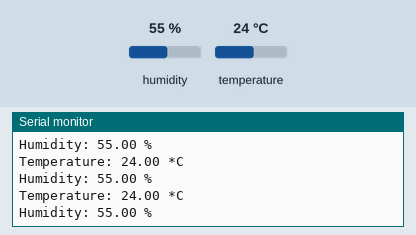
Recording of a sketch running on a simulated ESP8266 (NodeMCU). Shown: the last lines printed to the serial monitor. Inputs (shaded band) come from the test bench; at power-on: humidity 55 %, temperature 24 °C.

Above: at 2.8 s.
2.9 s: humidity set to 22 %
At 5.5 s:
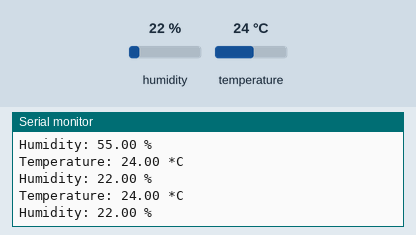
5.6 s: temperature set to 12 °C
At 6.9 s:
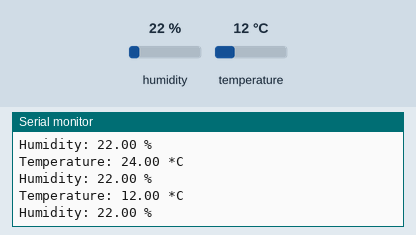
8.3 s: humidity set to 40 %
At 11.6 s:
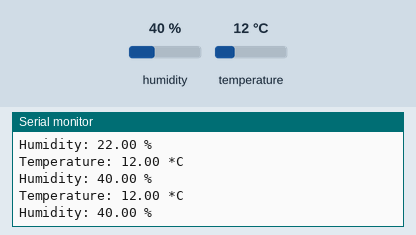
Timing chart, 0 to 13.1 s (numbered marks = the images above; inputs shaded):
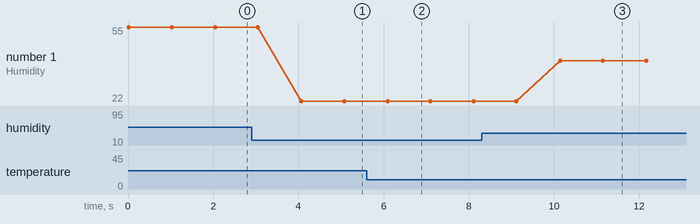

Measured:
- after the input at 2.9 s, the serial monitor: prints a new line after 1.2 s (image 1)
- after the input at 5.6 s, the serial monitor: prints a new line after 0.49 s (image 2)
- after the input at 8.3 s, the serial monitor: prints a new line after 1.8 s (image 3)
- plotted number 1: 55 → 22 after the input at 2.9 s, 22 → 40 after the input at 8.3 s

The sketch:

SerialMonitorDHT11.ino
```cpp
#include "DHT.h" // Inisiasi library DHT11
#define DHTPIN D1 // Buat variabel DHTPIN, mengarah pada pin D2
#define DHTTYPE DHT11 // Tentukan tipe DHT menjadi DHT11
DHT dht(DHTPIN, DHTTYPE); // Buat objek dht

void setup() {
Serial.begin(115200); // Buka komunikasi serial pada baudrate 115200
dht.begin(); // Inisiasi objek dht
}

void loop() {
float hum = dht.readHumidity(); // Baca kelembapan
float temp = dht.readTemperature(); // Baca temperatur
if (isnan(hum) || isnan(temp)) { // Cek jika sensor error
Serial.println("Gagal Membaca DHT sensor!");
return;
}

Serial.println("Temperature: " + (String)temp + " *C"); // Print temperatur (*C)
Serial.println("Humidity: " + (String)hum + " %"); // Print kelembapan
delay(1000);
}
```
